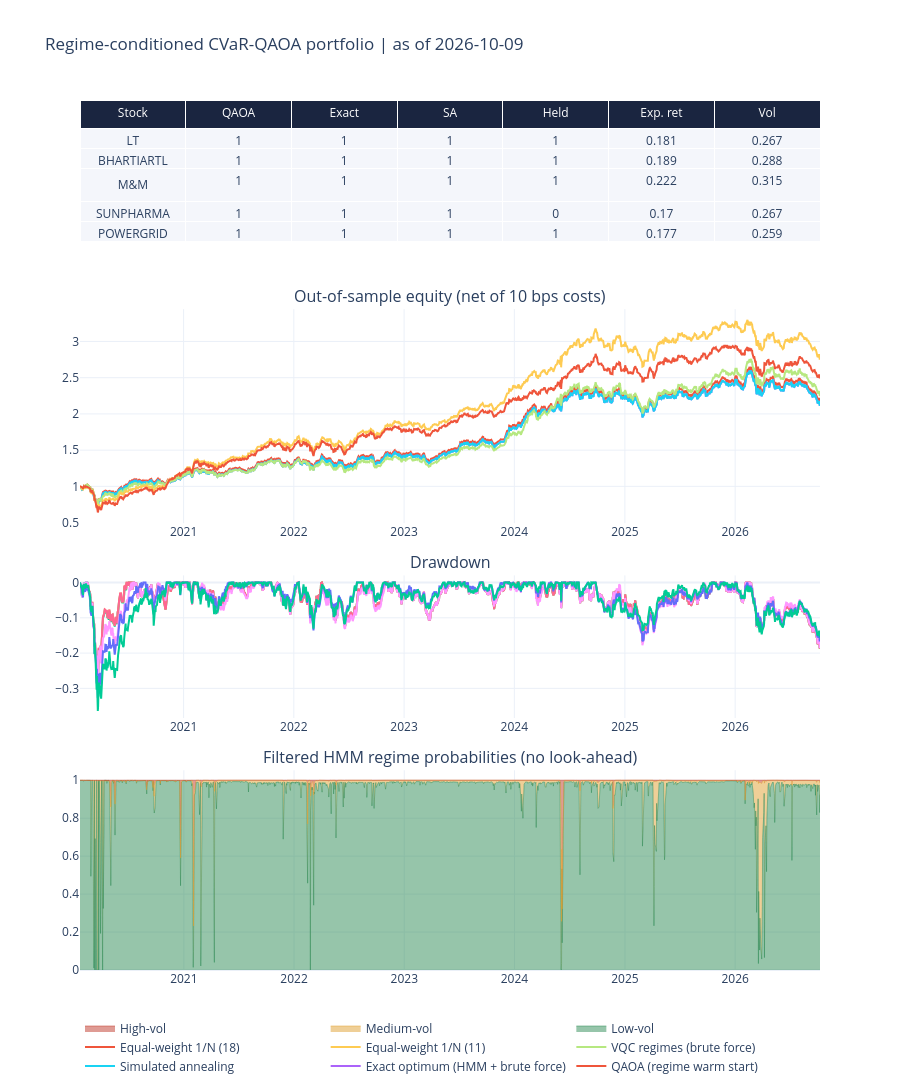

The code cell stored with this chart in its notebook:
### Code cell
# ======================= SECTION 11: LIVE DASHBOARD =======================
import plotly.graph_objects as go
from plotly.subplots import make_subplots
from IPython.display import HTML, display
qkey = next((r for r in qaoa_res if r["label"] == "QAOA warm: regime blend"), qaoa_res[-1])
show = {"QAOA (regime warm start)": qkey, "Exact optimum (HMM + brute force)": bt_bf, "Simulated annealing": bt_sa, "VQC regimes (brute force)": rs7[1],
        "Equal-weight 1/N (11)": bench, "Equal-weight 1/N (18)": bench18}
curves = {k: (1 + v["daily"]).cumprod() for k, v in show.items()}
P_oos = oos_probs(panels_hmm)

# ---- headline cards ----
sel = [s for s, a in zip(short, rec["xq"]) if a == 1]; top_reg = reg_names[int(np.argmax(rec["p"]))]
cards = "".join(f"<div style='flex:1;min-width:150px;background:#f4f6fb;border-radius:10px;padding:10px 14px;margin:4px'><div style='font-size:12px;color:#667'>{a}</div><div style='font-size:20px;font-weight:600;color:#1a2540'>{b}</div></div>" for a, b in [
    ("As of", str(rec["asof"].date())), ("Current regime", f"{top_reg} ({rec['p'].max():.0%})"), ("Risk aversion lambda", f"{rec['lam']:.2f}"),
    ("QAOA picks (equal weight)", ", ".join(sel)), ("Matches exact optimum", "yes" if (rec["xq"] == rec["xb"]).all() else f"no (AR {rec['AR_q']:.3f})"),
    ("Out-of-sample Sharpe (QAOA)", f"{metrics(qkey, bench['daily'])['Sharpe']}  vs EW {metrics(bench, bench['daily'])['Sharpe']}")])
display(HTML(f"<div style='display:flex;flex-wrap:wrap;font-family:sans-serif'>{cards}</div>"))

# ---- interactive Plotly dashboard ----
fig = make_subplots(rows=4, cols=1, row_heights=[0.22, 0.30, 0.20, 0.28], vertical_spacing=0.06, specs=[[{"type": "table"}], [{}], [{}], [{}]],
                    subplot_titles=("", "Out-of-sample equity (net of 10 bps costs)", "Drawdown", "Filtered HMM regime probabilities (no look-ahead)"))
tb = picks[picks[["QAOA pick", "Exact (brute force)"]].sum(axis=1) > 0].reset_index()
fig.add_trace(go.Table(header=dict(values=["Stock", "QAOA", "Exact", "SA", "Held", "Exp. ret", "Vol"], fill_color="#1a2540", font=dict(color="white")),
                       cells=dict(values=[tb["Stock"], tb["QAOA pick"], tb["Exact (brute force)"], tb["Simulated annealing"], tb["Held at last rebalance"], tb["Exp. return (ann.)"], tb["Vol (ann.)"]], fill_color="#f4f6fb")), row=1, col=1)
for k, c in curves.items():
    fig.add_trace(go.Scatter(x=c.index, y=c.values, name=k, mode="lines"), row=2, col=1)
    fig.add_trace(go.Scatter(x=c.index, y=(c / c.cummax() - 1).values, name=k, mode="lines", showlegend=False), row=3, col=1)
for r, (nm, col) in enumerate(zip(reg_names, ["#2e8b57", "#e0a030", "#c0392b"])):
    fig.add_trace(go.Scatter(x=P_oos.index, y=P_oos.iloc[:, r], name=nm, stackgroup="reg", line=dict(width=0.5, color=col)), row=4, col=1)
fig.update_layout(height=1100, title=f"Regime-conditioned CVaR-QAOA portfolio | as of {rec['asof'].date()}", template="plotly_white", legend=dict(orientation="h", y=-0.05))
fig.write_html("results/dashboard.html", include_plotlyjs="cdn"); fig.show()

# ---- static dashboard (renders everywhere, also saved as PNG for the reports) ----
import matplotlib.pyplot as plt
fig2, axs = plt.subplots(2, 2, figsize=(14, 8.5))
ax = axs[0, 0]; cols = ["#1f4e9e" if a == 1 else "#c9ced8" for a in rec["xq"]]
ax.bar(short, np.where(rec["xq"] == 1, 1 / K, 0.0) * 100, color=cols); ax.set_ylabel("weight (%)"); ax.tick_params(axis="x", rotation=60)
ax.set_title(f"Today's QAOA picks ({rec['asof'].date()})\nregime: " + ", ".join(f"{n} {p:.0%}" for n, p in zip(reg_names, rec["p"])), fontsize=10)
ax = axs[0, 1]; Pn = P_oos.iloc[-500:]; ax.stackplot(Pn.index, Pn.T.values, labels=reg_names, colors=["#2e8b57", "#e0a030", "#c0392b"], alpha=.85); ax.set_title("Regime probabilities, last 500 trading days"); ax.legend(loc="upper left", fontsize=8)
ax = axs[1, 0]
for k, c in curves.items(): ax.plot(c.index, c.values, label=k, lw=1.3)
ax.set_title("Out-of-sample equity (net of costs)"); ax.legend(fontsize=7); ax.grid(alpha=.3)
ax = axs[1, 1]
for k, c in curves.items(): ax.plot(c.index, c / c.cummax() - 1, label=k, lw=1.1)
ax.set_title("Drawdown"); ax.grid(alpha=.3)
plt.tight_layout(); fig2.savefig("results/figs/dashboard.png", dpi=130); plt.show()

# ---- replay any past rebalance ----
try:
    import ipywidgets as W
    rq = qkey["rebal"].set_index("date"); dd = W.Dropdown(options=[str(d.date()) for d in rq.index], value=str(rq.index[-1].date()), description="Rebalance")
    out = W.Output()
    def _show(_=None):
        with out:
            out.clear_output(); d = pd.Timestamp(dd.value); pk = [short[j] for j in rq.loc[d, "picked"]]; pr = P_oos.loc[d].to_numpy()
            print(f"{d.date()}  picks: {pk}  | turnover {rq.loc[d, 'turnover']:.2f} | regime: " + ", ".join(f"{n} {p:.0%}" for n, p in zip(reg_names, pr)))
    dd.observe(_show, names="value"); _show(); display(W.VBox([W.HTML("<b>Replay a past decision</b>"), dd, out]))
except Exception as e:
    print("(widget replay unavailable:", e, ")")

### Figure 1 — Plotly figure (JSON) as saved in the notebook; plotly's stock layout.template omitted (floating-point values rounded to 4 significant figures; data arrays with more than 128 entries replaced by an {"elided": "..."} marker saying what was removed)
{"data": [{"cells": {"fill": {"color": "#f4f6fb"}, "values": [["LT", "BHARTIARTL", "M&M", "SUNPHARMA", "POWERGRID"], [1, 1, 1, 1, 1], [1, 1, 1, 1, 1], [1, 1, 1, 1, 1], [1, 1, 1, 0, 1], [0.181, 0.189, 0.222, 0.17, 0.177], [0.267, 0.288, 0.315, 0.267, 0.259]]}, "domain": {"x": [0.0, 1.0], "y": [0.8196, 1.0]}, "header": {"fill": {"color": "#1a2540"}, "font": {"color": "white"}, "values": ["Stock", "QAOA", "Exact", "SA", "Held", "Exp. ret", "Vol"]}, "type": "table"}, {"mode": "lines", "name": "QAOA (regime warm start)", "type": "scatter", "x": {"elided": "1661 str values"}, "xaxis": "x", "y": {"elided": "1661 float values"}, "yaxis": "y"}, {"mode": "lines", "name": "QAOA (regime warm start)", "showlegend": false, "type": "scatter", "x": {"elided": "1661 str values"}, "xaxis": "x2", "y": {"elided": "1661 float values"}, "yaxis": "y2"}, {"mode": "lines", "name": "Exact optimum (HMM + brute force)", "type": "scatter", "x": {"elided": "1661 str values"}, "xaxis": "x", "y": {"elided": "1661 float values"}, "yaxis": "y"}, {"mode": "lines", "name": "Exact optimum (HMM + brute force)", "showlegend": false, "type": "scatter", "x": {"elided": "1661 str values"}, "xaxis": "x2", "y": {"elided": "1661 float values"}, "yaxis": "y2"}, {"mode": "lines", "name": "Simulated annealing", "type": "scatter", "x": {"elided": "1661 str values"}, "xaxis": "x", "y": {"elided": "1661 float values"}, "yaxis": "y"}, {"mode": "lines", "name": "Simulated annealing", "showlegend": false, "type": "scatter", "x": {"elided": "1661 str values"}, "xaxis": "x2", "y": {"elided": "1661 float values"}, "yaxis": "y2"}, {"mode": "lines", "name": "VQC regimes (brute force)", "type": "scatter", "x": {"elided": "1661 str values"}, "xaxis": "x", "y": {"elided": "1661 float values"}, "yaxis": "y"}, {"mode": "lines", "name": "VQC regimes (brute force)", "showlegend": false, "type": "scatter", "x": {"elided": "1661 str values"}, "xaxis": "x2", "y": {"elided": "1661 float values"}, "yaxis": "y2"}, {"mode": "lines", "name": "Equal-weight 1/N (11)", "type": "scatter", "x": {"elided": "1661 str values"}, "xaxis": "x", "y": {"elided": "1661 float values"}, "yaxis": "y"}, {"mode": "lines", "name": "Equal-weight 1/N (11)", "showlegend": false, "type": "scatter", "x": {"elided": "1661 str values"}, "xaxis": "x2", "y": {"elided": "1661 float values"}, "yaxis": "y2"}, {"mode": "lines", "name": "Equal-weight 1/N (18)", "type": "scatter", "x": {"elided": "1661 str values"}, "xaxis": "x", "y": {"elided": "1661 float values"}, "yaxis": "y"}, {"mode": "lines", "name": "Equal-weight 1/N (18)", "showlegend": false, "type": "scatter", "x": {"elided": "1661 str values"}, "xaxis": "x2", "y": {"elided": "1661 float values"}, "yaxis": "y2"}, {"line": {"color": "#2e8b57", "width": 0.5}, "name": "Low-vol", "stackgroup": "reg", "type": "scatter", "x": {"elided": "1662 str values"}, "xaxis": "x3", "y": {"elided": "1662 float values"}, "yaxis": "y3"}, {"line": {"color": "#e0a030", "width": 0.5}, "name": "Medium-vol", "stackgroup": "reg", "type": "scatter", "x": {"elided": "1662 str values"}, "xaxis": "x3", "y": {"elided": "1662 float values"}, "yaxis": "y3"}, {"line": {"color": "#c0392b", "width": 0.5}, "name": "High-vol", "stackgroup": "reg", "type": "scatter", "x": {"elided": "1662 str values"}, "xaxis": "x3", "y": {"elided": "1662 float values"}, "yaxis": "y3"}], "layout": {"annotations": [{"font": {"size": 16}, "showarrow": false, "text": "Out-of-sample equity (net of 10 bps costs)", "x": 0.5, "xanchor": "center", "xref": "paper", "y": 0.7596, "yanchor": "bottom", "yref": "paper"}, {"font": {"size": 16}, "showarrow": false, "text": "Drawdown", "x": 0.5, "xanchor": "center", "xref": "paper", "y": 0.4536, "yanchor": "bottom", "yref": "paper"}, {"font": {"size": 16}, "showarrow": false, "text": "Filtered HMM regime probabilities (no look-ahead)", "x": 0.5, "xanchor": "center", "xref": "paper", "y": 0.2296, "yanchor": "bottom", "yref": "paper"}], "height": 1100, "legend": {"orientation": "h", "y": -0.05}, "title": {"text": "Regime-conditioned CVaR-QAOA portfolio | as of 2026-10-09"}, "xaxis": {"anchor": "y", "domain": [0.0, 1.0]}, "xaxis2": {"anchor": "y2", "domain": [0.0, 1.0]}, "xaxis3": {"anchor": "y3", "domain": [0.0, 1.0]}, "yaxis": {"anchor": "x", "domain": [0.5136, 0.7596]}, "yaxis2": {"anchor": "x2", "domain": [0.2896, 0.4536]}, "yaxis3": {"anchor": "x3", "domain": [0.0, 0.2296]}}}
